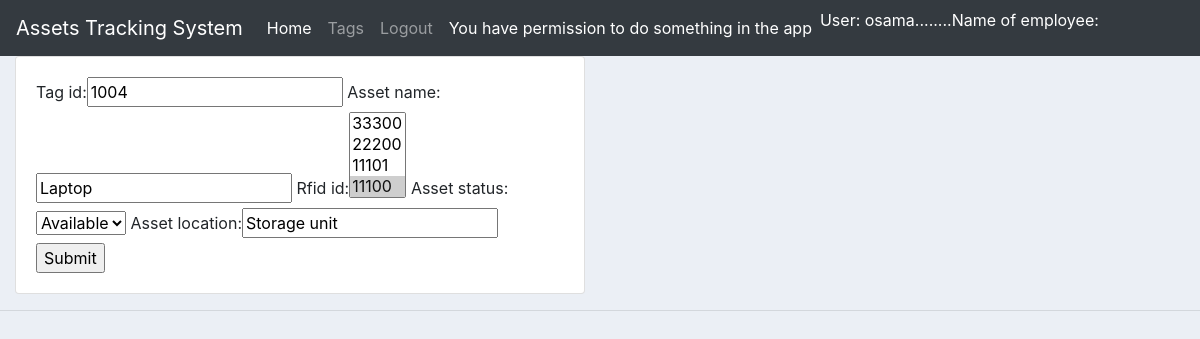
The page /updateAsset/4/ (signed in) on the database its author committed.
### assetstracking/models.py (models this page shows, shortened)
class Tag(models.Model):
    tag_id = models.IntegerField(null=True)
    asset_name = models.CharField(max_length=200, null=True)
    STATUS = (('Available','Available'),('Taken','Taken'),)
    asset_status = models.CharField(max_length=200, null=True, choices=STATUS)
    subscriber_id = models.ForeignKey(Subscriber, null=True, on_delete= models.SET_NULL)
    rfid_id = models.ManyToManyField(RFID)
    asset_location = models.CharField(max_length=200, null=True)

class RFID (models.Model):
    rfid_id = models.IntegerField(null=True)
    rfid_location = models.CharField(max_length=200, null=True)
    subscriber_id = models.ForeignKey(Subscriber, null=True, on_delete= models.SET_NULL)
    def __str__(self): return str(self.rfid_id)

### assetstracking/views.py (the view)
# urls.py: path('updateAsset/<str:pk>/', views.updateAsset, name="updateAsset"),
@login_required
def updateAsset(request, pk):
    asset = Tag.objects.get(id=pk)
    form = AssetForm(instance=asset)
    if request.method == 'POST':
        form = AssetForm(request.POST, instance=asset)
        if form.is_valid():
            form.save()
            return redirect('/subscriber/1')
    context = {'form':form}
    return render(request, 'assetstracking/createAsset.html', context)

### assetstracking/forms.py
class AssetForm(ModelForm):
    class Meta:
        model = Tag
        fields = ['tag_id', 'asset_name', 'rfid_id', 'asset_status', 'asset_location']

### assetstracking/templates/assetstracking/createAsset.html (shortened to what this page needs)
{%  extends 'assetstracking/main.html' %}
{% load static %}
{% block content %}
<div class="row">
	<div class="col-md-6">
		<div class="card card-body">
			<form action="" method="POST">
				{{form}}
				<input type="submit" name="Submit">
			</form>
		</div>
	</div>
</div>
{% endblock %}

### assetstracking/templates/assetstracking/navbar1.html (shortened to what this page needs)
<nav class="navbar navbar-expand-lg navbar-dark bg-dark">
  <a class="navbar-brand" href="#">Assets Tracking System</a>
  <div class="collapse navbar-collapse" id="navbarNav">
    <ul class="navbar-nav">
      <li class="nav-item active">
          <a class="nav-link" href="{% url 'index' %}">Home</a>
      </li>
      <li class="nav-item">
        <a class="nav-link" href="{% url 'tags' user.employee.subscriber_id.subscriber_id %}">Tags</a>
      </li>
      <li class="nav-item">
        <a class="nav-link" href="{% url 'logout' %}">Logout</a>
      </li>
      <li class="nav-item active">
        {% if perms.user.add_employee %}
              <a class="nav-link" href="{% url 'login' %}">You have permission to do something in the app</a>
          {% else %}
              <a class="nav-link" href="{% url 'login' %}">You do not have permission to do something in the app</a>
          {% endif %}
      </li>
	 {% if user.is_authenticated %}
       <li class="text-white nav-item active"> User: {{ user.get_username }}</li>
	   <li class="text-white nav-item active">........Name of employee: {{ user.employee.employee_name }}</li>
	 {% else %}
       <li><a href="{% url 'login'%}?next={{request.path}}">Login</a></li>
	 {% endif %}
    </ul>
  </div>
</nav>

### assetstracking/templates/assetstracking/main.html (style rules this page uses)
body { background-color: #ebeff5; }

### rows shown on the page
Tag: tag_id "1004", asset_name "Laptop", asset_status "Available", asset_location "Storage unit"
RFID: rfid_id "33300 / 22200 / 11101 / 11100 ☑"

### other values the page prints
{{ user.get_username }} "osama"
